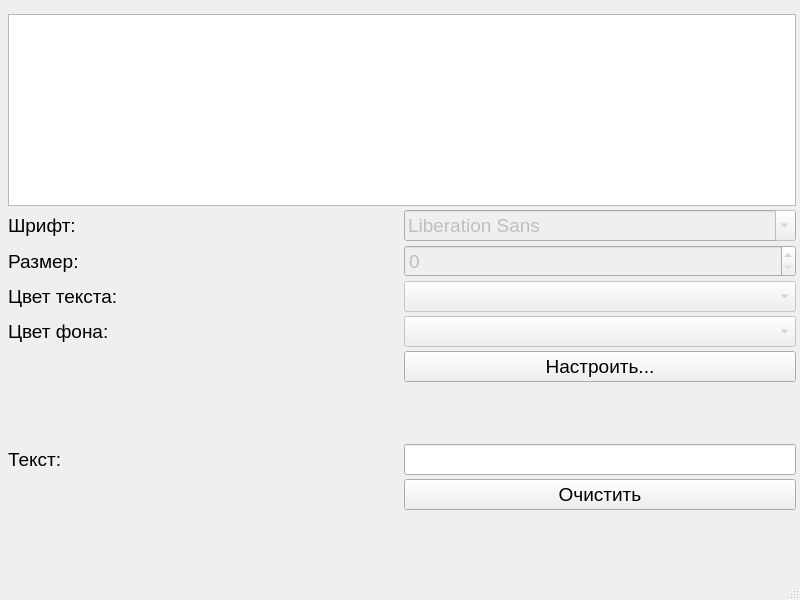
<?xml version="1.0" encoding="UTF-8"?>
<ui version="4.0">
 <class>TextPreview</class>
 <widget class="QMainWindow" name="TextPreview">
  <property name="geometry">
   <rect>
    <x>0</x>
    <y>0</y>
    <width>800</width>
    <height>600</height>
   </rect>
  </property>
  <property name="font">
   <font>
    <pointsize>14</pointsize>
   </font>
  </property>
  <property name="windowTitle">
   <string>MainWindow</string>
  </property>
  <widget class="QWidget" name="centralwidget">
   <layout class="QHBoxLayout" name="horizontalLayout">
    <property name="spacing">
     <number>4</number>
    </property>
    <property name="leftMargin">
     <number>8</number>
    </property>
    <property name="topMargin">
     <number>4</number>
    </property>
    <property name="rightMargin">
     <number>4</number>
    </property>
    <property name="bottomMargin">
     <number>4</number>
    </property>
    <item>
     <layout class="QGridLayout" name="grid" rowstretch="0,0,0,0,0,0,0,0,0,0">
      <property name="topMargin">
       <number>10</number>
      </property>
      <property name="spacing">
       <number>4</number>
      </property>
      <item row="1" column="1">
       <widget class="QFontComboBox" name="combo_font">
        <property name="enabled">
         <bool>false</bool>
        </property>
       </widget>
      </item>
      <item row="4" column="1">
       <widget class="QComboBox" name="combo_background_color">
        <property name="enabled">
         <bool>false</bool>
        </property>
       </widget>
      </item>
      <item row="3" column="1">
       <widget class="QComboBox" name="combo_color">
        <property name="enabled">
         <bool>false</bool>
        </property>
       </widget>
      </item>
      <item row="3" column="0">
       <widget class="QLabel" name="label_color">
        <property name="text">
         <string>Цвет текста:</string>
        </property>
       </widget>
      </item>
      <item row="9" column="0">
       <spacer name="verticalSpacer_3">
        <property name="orientation">
         <enum>Qt::Vertical</enum>
        </property>
        <property name="sizeHint" stdset="0">
         <size>
          <width>20</width>
          <height>40</height>
         </size>
        </property>
       </spacer>
      </item>
      <item row="4" column="0">
       <widget class="QLabel" name="label_background_color">
        <property name="text">
         <string>Цвет фона:</string>
        </property>
       </widget>
      </item>
      <item row="2" column="1">
       <widget class="QSpinBox" name="spin_size">
        <property name="enabled">
         <bool>false</bool>
        </property>
       </widget>
      </item>
      <item row="7" column="1">
       <widget class="QLineEdit" name="edit_text">
        <property name="sizePolicy">
         <sizepolicy hsizetype="Preferred" vsizetype="Fixed">
          <horstretch>0</horstretch>
          <verstretch>0</verstretch>
         </sizepolicy>
        </property>
       </widget>
      </item>
      <item row="0" column="0" colspan="2">
       <widget class="QTextEdit" name="edit">
        <property name="readOnly">
         <bool>true</bool>
        </property>
       </widget>
      </item>
      <item row="7" column="0">
       <widget class="QLabel" name="label_text">
        <property name="text">
         <string>Текст:</string>
        </property>
       </widget>
      </item>
      <item row="1" column="0">
       <widget class="QLabel" name="label_font">
        <property name="text">
         <string>Шрифт:</string>
        </property>
       </widget>
      </item>
      <item row="6" column="0">
       <spacer name="verticalSpacer_2">
        <property name="orientation">
         <enum>Qt::Vertical</enum>
        </property>
        <property name="sizeHint" stdset="0">
         <size>
          <width>20</width>
          <height>40</height>
         </size>
        </property>
       </spacer>
      </item>
      <item row="5" column="1">
       <widget class="QPushButton" name="btn_settings">
        <property name="text">
         <string>Настроить...</string>
        </property>
       </widget>
      </item>
      <item row="2" column="0">
       <widget class="QLabel" name="label_size">
        <property name="text">
         <string>Размер:</string>
        </property>
       </widget>
      </item>
      <item row="8" column="1">
       <widget class="QPushButton" name="btn_clear">
        <property name="text">
         <string>Очистить</string>
        </property>
       </widget>
      </item>
     </layout>
    </item>
   </layout>
  </widget>
  <widget class="QMenuBar" name="menubar">
   <property name="geometry">
    <rect>
     <x>0</x>
     <y>0</y>
     <width>800</width>
     <height>31</height>
    </rect>
   </property>
  </widget>
  <widget class="QStatusBar" name="statusbar"/>
 </widget>
 <tabstops>
  <tabstop>edit_text</tabstop>
  <tabstop>edit</tabstop>
  <tabstop>combo_font</tabstop>
  <tabstop>spin_size</tabstop>
  <tabstop>combo_color</tabstop>
  <tabstop>btn_settings</tabstop>
 </tabstops>
 <resources/>
 <connections/>
</ui>
